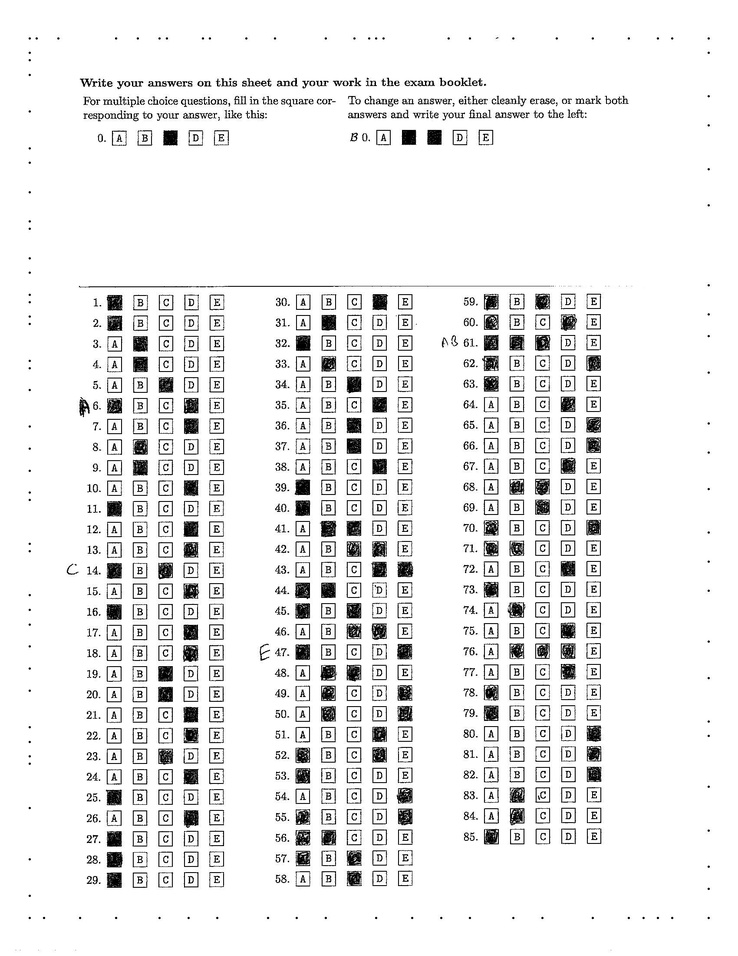
#> input picture Project1/test-images/injected.jpg, 738 x 956 px, shrunk from 1700 x 2200 before the run
$ python rotate_form.py
#> lines starting #> are read from the running program, lines starting #| are printed output that depends on the picture
from PIL import Image


def rotate_injected_form():
    rotation_degree = 1
    injected_form = Image.open('test-images/injected.jpg')
#> injected_form is the input picture: PIL image 738x956 L; min 0, max 255, mean 236.2
    rotated_injected_form = injected_form.rotate(rotation_degree)
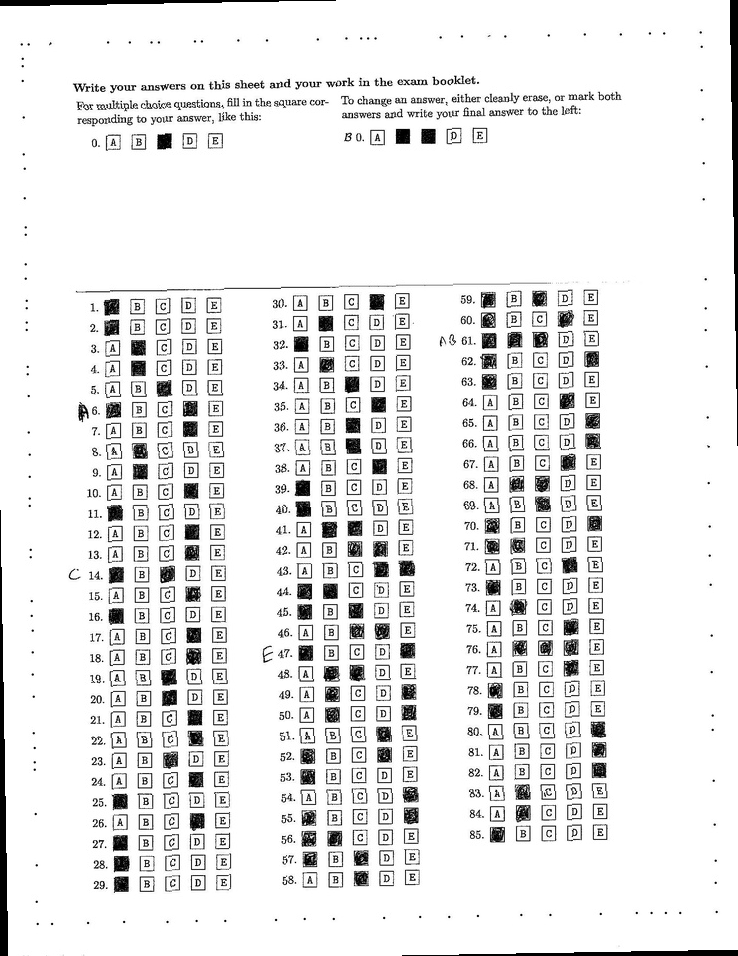
#> rotated_injected_form: PIL image 738x956 L; min 0, max 255, mean 233.9
    rotated_injected_form.save('test-images/injected_form_rotated.jpg')


rotate_injected_form()
